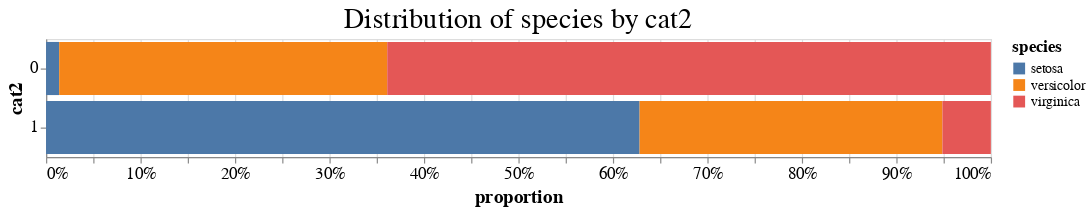

The notebook cell saved with this chart:
### Code cell
alt.Chart(dg_prop)\
   .mark_bar()\
   .encode(x=alt.X("proportion:Q", axis=alt.Axis(format="%")),
           y=alt.Y("cat2:N"),
           color="species:N",
           tooltip=["species:N", alt.Tooltip("proportion:Q", format="%")])\
   .properties(title="Distribution of species by cat2", height=100)

### Figure 1 — Vega-Lite specification as saved in the notebook (floating-point values rounded to 4 significant figures)
{"config": {"view": {"height": 400, "width": 800}, "title": {"fontSize": 24, "fontWeight": "normal", "titleAlign": "center"}, "axisLeft": {"labelFontSize": 14, "titleFontSize": 16}, "axisRight": {"labelFontSize": 14, "titleFontSize": 16}, "header": {"labelFontSize": 14, "titleFontSize": 16, "titleAlign": "left"}, "axisBottom": {"labelFontSize": 14, "titleFontSize": 16}, "legend": {"labelFontSize": 12, "titleFontSize": 14}}, "data": {"name": "data-d1425375c27a976ebcd5a90d8da88b3c"}, "mark": "bar", "encoding": {"color": {"type": "nominal", "field": "species"}, "tooltip": [{"type": "nominal", "field": "species"}, {"type": "quantitative", "field": "proportion", "format": "%"}], "x": {"type": "quantitative", "axis": {"format": "%"}, "field": "proportion"}, "y": {"type": "nominal", "field": "cat2"}}, "height": 100, "title": "Distribution of species by cat2", "$schema": "https://vega.github.io/schema/vega-lite/v4.8.1.json", "datasets": {"data-d1425375c27a976ebcd5a90d8da88b3c": [{"cat2": 0, "species": "setosa", "n_data": 1, "total_by_cat2": 72, "proportion": 0.01389}, {"cat2": 0, "species": "versicolor", "n_data": 25, "total_by_cat2": 72, "proportion": 0.3472}, {"cat2": 0, "species": "virginica", "n_data": 46, "total_by_cat2": 72, "proportion": 0.6389}, {"cat2": 1, "species": "setosa", "n_data": 49, "total_by_cat2": 78, "proportion": 0.6282}, {"cat2": 1, "species": "versicolor", "n_data": 25, "total_by_cat2": 78, "proportion": 0.3205}, {"cat2": 1, "species": "virginica", "n_data": 4, "total_by_cat2": 78, "proportion": 0.05128}]}}
